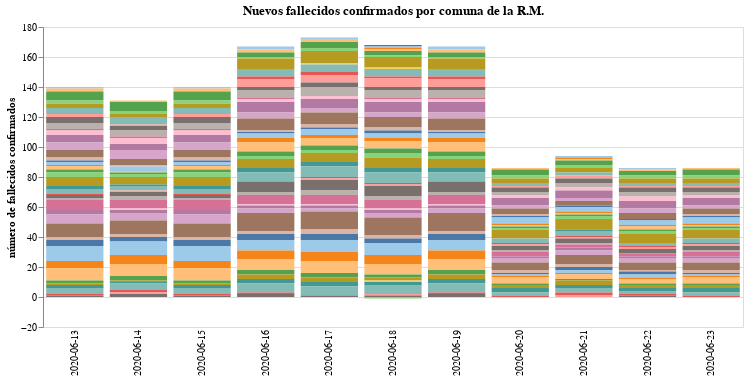

Notebook code for this chart:
### Markdown cell above
# Evolución de nuevos fallecidos confirmados por comuna (interpolación)

### Code cell
#collapse-hide
new_county_deaths_RM = county_deaths_RM.diff().drop("2020-06-12")

#data in long form to plot it on altair
new_county_deaths_RM_long_form = new_county_deaths_RM.drop(columns="Total").reset_index().melt("Fecha", var_name="Comuna", value_name="Fallecidos confirmados")
#plot the data
input_dropdown = alt.binding_select(options=new_county_deaths_RM_long_form['Comuna'].unique())
selection1 = alt.selection_single(fields=['Comuna'], bind=input_dropdown, name=' ')
selection2 = alt.selection_multi(fields=['Comuna'], on='mouseover')

color = alt.condition(selection1 | selection2,
                    alt.Color('Comuna:N', scale=alt.Scale(scheme='tableau20'), legend=None),
                    alt.value('lightgray'))

bars1 = alt.Chart(new_county_deaths_RM_long_form.fillna(0)).mark_bar().encode(
    x=alt.X("Fecha", axis=alt.Axis(title="", domain=False, tickSize=0)),
    y=alt.Y("Fallecidos confirmados", axis=alt.Axis(title="número de fallecidos confirmados")),
    tooltip = ["Fecha", "Comuna", "Fallecidos confirmados"],
    color = color
).properties(
    title="Nuevos fallecidos confirmados por comuna de la R.M.",
    width=700).add_selection(
    selection1, selection2
).transform_filter(
    selection1
)

bars1

### Figure 1 — Vega-Lite specification as saved in the notebook (floating-point values rounded to 4 significant figures; data arrays with more than 128 entries replaced by an {"elided": "..."} marker saying what was removed)
{"config": {"view": {"continuousWidth": 400, "continuousHeight": 300}}, "data": {"name": "data-890576f8d016e845724c1175f6be10f1"}, "mark": "bar", "encoding": {"color": {"condition": {"type": "nominal", "field": "Comuna", "legend": null, "scale": {"scheme": "tableau20"}, "selection": {"or": [" ", "selector003"]}}, "value": "lightgray"}, "tooltip": [{"type": "nominal", "field": "Fecha"}, {"type": "nominal", "field": "Comuna"}, {"type": "quantitative", "field": "Fallecidos confirmados"}], "x": {"type": "nominal", "axis": {"domain": false, "tickSize": 0, "title": ""}, "field": "Fecha"}, "y": {"type": "quantitative", "axis": {"title": "número de fallecidos confirmados"}, "field": "Fallecidos confirmados"}}, "selection": {" ": {"type": "single", "fields": ["Comuna"], "bind": {"input": "select", "options": ["Alhue", "Buin", "Calera de Tango", "Cerrillos", "Cerro Navia", "Colina", "Conchali", "Curacavi", "El Bosque", "El Monte", "Estacion Central", "Huechuraba", "Independencia", "Isla de Maipo", "La Cisterna", "La Florida", "La Granja", "La Pintana", "La Reina", "Lampa", "Las Condes", "Lo Barnechea", "Lo Espejo", "Lo Prado", "Macul", "Maipu", "Maria Pinto", "Melipilla", "Nunoa", "Padre Hurtado", "Paine", "Pedro Aguirre Cerda", "Penaflor", "Penalolen", "Pirque", "Providencia", "Pudahuel", "Puente Alto", "Quilicura", "Quinta Normal", "Recoleta", "Renca", "San Bernardo", "San Joaquin", "San Jose de Maipo", "San Miguel", "San Pedro", "San Ramon", "Santiago", "Talagante", "Tiltil", "Vitacura", "Desconocido Metropolitana"]}}, "selector003": {"type": "multi", "fields": ["Comuna"], "on": "mouseover"}}, "title": "Nuevos fallecidos confirmados por comuna de la R.M.", "transform": [{"filter": {"selection": " "}}], "width": 700, "$schema": "https://vega.github.io/schema/vega-lite/v4.8.1.json", "datasets": {"data-890576f8d016e845724c1175f6be10f1": {"elided": "583 records"}}}
